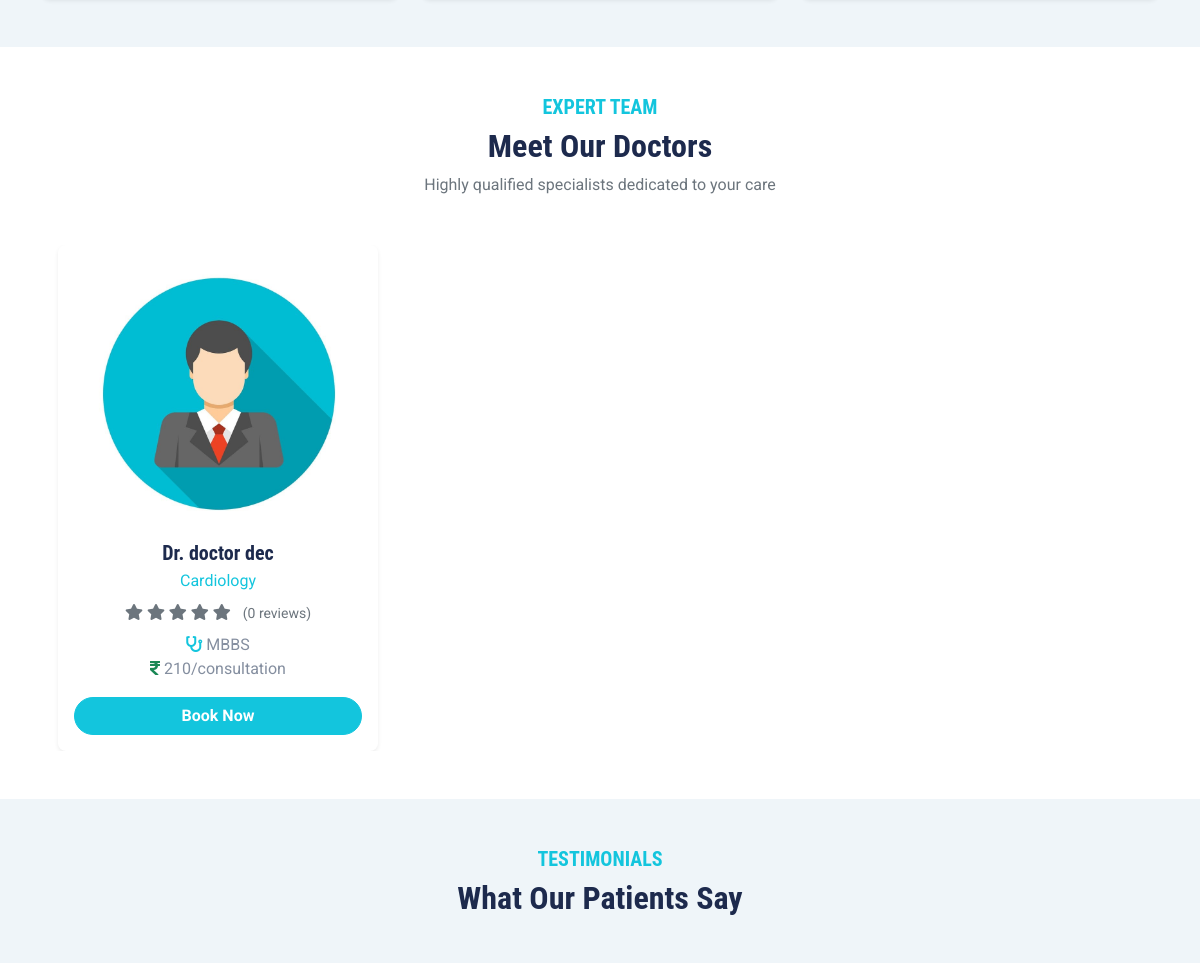
/ (middle part), run on an earlier commit of the app's database.
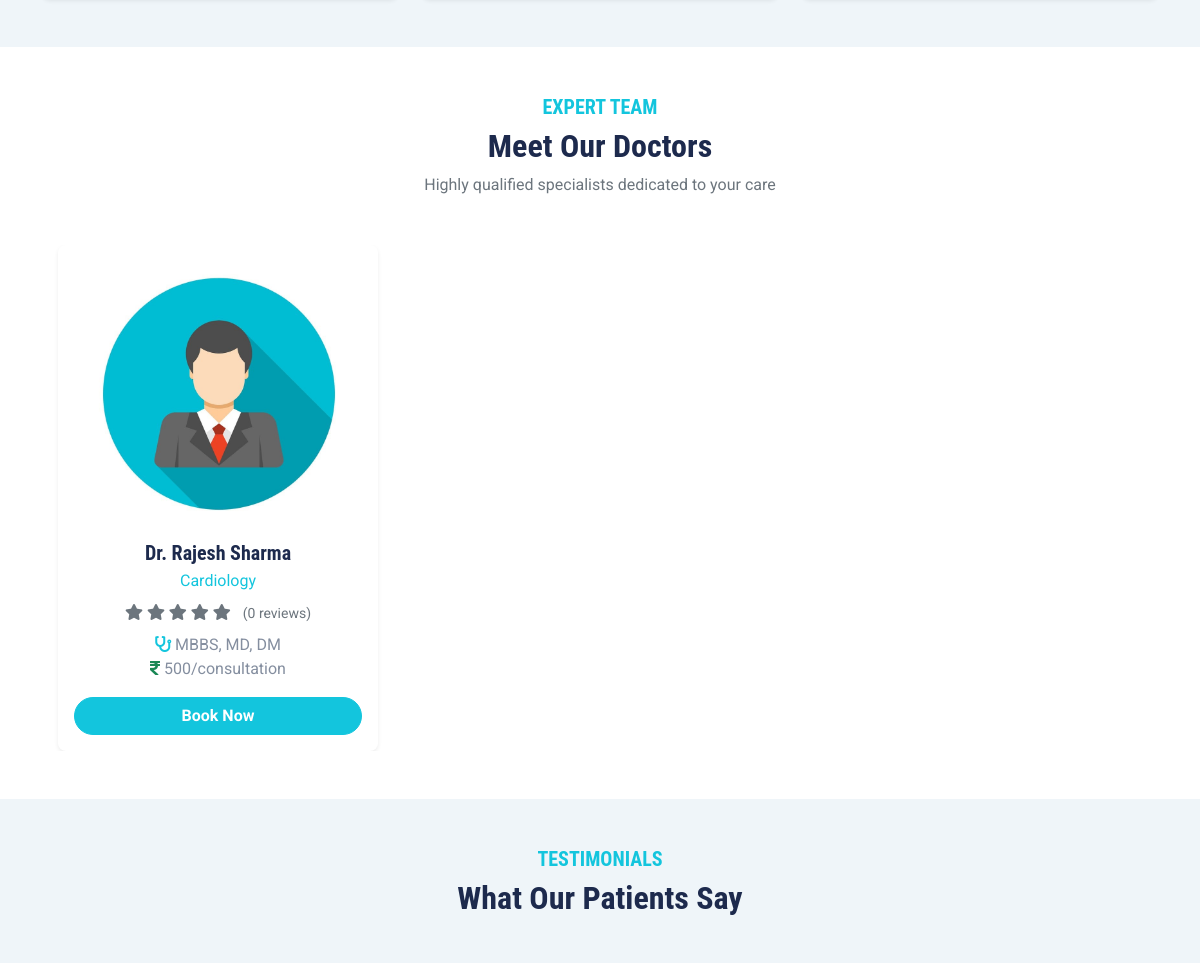
And on a later commit of the database.
### healthcare/models.py (models this page shows, shortened)
class Doctor(models.Model):
    user = models.OneToOneField(CustomUser, on_delete=models.CASCADE, related_name='doctor_profile')
    speciality = models.ForeignKey(Speciality, on_delete=models.SET_NULL, null=True, related_name='doctors')
    degree = models.CharField(max_length=100)
    experience_years = models.PositiveIntegerField(default=0)
    fees = models.PositiveIntegerField(validators=[MinValueValidator(100)])
    consultation_time = models.PositiveSmallIntegerField(default=30, help_text="Minutes per patient")
    is_verified = models.BooleanField(default=False)
    rating = models.DecimalField(max_digits=3, decimal_places=2, default=0.00)
    total_reviews = models.PositiveIntegerField(default=0)
    created_at = models.DateTimeField(auto_now_add=True)
    class Meta:
        ordering = ['user__first_name']

class CustomUser(AbstractUser):
    ROLE_CHOICES = (
        ('patient', 'Patient'),
        ('doctor', 'Doctor'),
        ('admin', 'Admin'),
    )
    username = None
    email = models.EmailField(unique=True, db_index=True)
    role = models.CharField(max_length=20, choices=ROLE_CHOICES, default='patient')
    first_name = models.CharField(max_length=50)
    last_name = models.CharField(max_length=50, blank=True)
    mobile_number = models.CharField(max_length=15, blank=True, null=True)
    gender = models.CharField(max_length=10, choices=[('male','Male'),('female','Female'),('other','Other')], blank=True)
    dob = models.DateField("Date of Birth", null=True, blank=True)
    address = models.TextField(blank=True)
    image = models.ImageField(upload_to='users/', blank=True, null=True)
    is_email_verified = models.BooleanField(default=False)
    created_at = models.DateTimeField(auto_now_add=True)
    objects = UserManager()
    USERNAME_FIELD = 'email'
    REQUIRED_FIELDS = []
    def get_full_name(self):
        return f"{self.first_name} {self.last_name}".strip() or self.email

class Speciality(models.Model):
    name = models.CharField(max_length=100, unique=True)
    description = models.TextField(blank=True)
    created_at = models.DateTimeField(auto_now_add=True)

### healthcare/views/index.py (the view)
# urls.py: 2. Add a URL to urlpatterns:  path('', views.home, name='home')
def home(request):
    services = [
        {
            'title': 'Emergency Care',
            'description': '24/7 emergency services with rapid response team and advanced life support.',
            'icon': 'fa-ambulance'
        },
        {
            'title': 'Cardiology',
            'description': 'Complete heart care with modern cath labs, ECG, and expert cardiologists.',
            'icon': 'fa-heartbeat'
        },
        {
            'title': 'Neurology',
            'description': 'Advanced treatment for stroke, epilepsy, Parkinsons, and brain disorders.',
            'icon': 'fa-brain'
        },
        {
            'title': 'Orthopedics',
            'description': 'Joint replacement, spine surgery, sports injury, and fracture treatment.',
            'icon': 'fa-bone'
        },
        {
            'title': 'Pediatrics',
            'description': 'Complete child care from newborn to adolescence with vaccination & growth monitoring.',
            'icon': 'fa-baby'
        },
        {
            'title': 'Dermatology & Cosmetology',
            'description': 'Skin, hair, laser treatment, anti-aging, and cosmetic procedures.',
            'icon': 'fa-spa'
        },
    ]
    doctors = Doctor.objects.filter(is_verified=True)[:10]
    feedback = Feedback.objects.all()
    context = {'services': services, 'doctors': doctors, 'feedback': feedback}
    return render(request,'pages/home.html', context)

### templates/pages/home.html (shortened to what this page needs)
{% extends "base/base.html" %}
{% load static %}
{% block extra_css %}
<link href="https://cdn.jsdelivr.net/npm/owl.carousel@2.3.4/dist/assets/owl.carousel.min.css" rel="stylesheet">
<link href="https://cdn.jsdelivr.net/npm/owl.carousel@2.3.assets/owl.theme.default.min.css" rel="stylesheet">
{% endblock %}
{% block content %}
<section class="py-5 bg-light" id="services">
</section>
<section class="py-5" id="doctors">
    <div class="container">
        <div class="text-center mb-5">
            <h5 class="text-primary text-uppercase fw-bold">Expert Team</h5>
            <h2 class="fw-bold">Meet Our Doctors</h2>
            <p class="text-muted">Highly qualified specialists dedicated to your care</p>
        </div>
        <div class="owl-carousel doctor-carousel">
            {% for doctor in doctors %}
            <div class="text-center px-3">
                <div class="card doctor-card border-0 shadow-sm overflow-hidden">
                    {% if doctor.user.image %}
                        <img src="{{ doctor.user.image.url }}" class="doctor-img" alt="Dr. {{ doctor.user.get_full_name }}">
                    {% else %}
                        <img src="{% static 'img/login_logo.jpeg' %}" class="doctor-img" alt="Doctor">
                    {% endif %}
                    <div class="card-body">
                        <h5 class="fw-bold mb-1">Dr. {{ doctor.user.get_full_name }}</h5>
                        <p class="text-primary mb-2">{{ doctor.speciality.name }}</p>
                        <div class="star-rating mb-2">
                            {% with rating=doctor.rating|floatformat:0 %}
                                {% for i in "12345" %}
                                    <i class="fas fa-star {% if forloop.counter <= rating %}text-warning{% else %}text-muted{% endif %}"></i>
                                {% endfor %}
                            {% endwith %}
                            <small class="ms-2 text-muted">({{ doctor.total_reviews }} reviews)</small>
                        </div>
                        <p class="mb-3">
                            <i class="fas fa-stethoscope text-primary"></i> {{ doctor.degree }}<br>
                            <i class="fas fa-rupee-sign text-success"></i> {{ doctor.fees }}/consultation
                        </p>
                        <a href="{% if user.is_authenticated %}{% url 'book_appointment' %}{% else %}{% url 'login' %}{% endif %}"
                           class="btn btn-primary rounded-pill w-100">
                            Book Now
                        </a>
                    </div>
                </div>
            </div>
            {% endfor %}
        </div>
    </div>
</section>
<section class="py-5 bg-light">
    <div class="container">
        <div class="text-center mb-5">
            <h5 class="text-primary text-uppercase fw-bold">Testimonials</h5>
            <h2 class="fw-bold">What Our Patients Say</h2>
        </div>
    </div>
</section>
{% endblock %}

What changed in the data, as far as the page shows it:
removed Doctor: user.get_full_name "doctor dec", speciality.name "Cardiology", rating 0 (drawn), total_reviews "0", degree "MBBS", fees "210"
added Doctor: user.get_full_name "Rajesh Sharma", speciality.name "Cardiology", rating 0 (drawn), total_reviews "0", degree "MBBS, MD, DM", fees "500"
